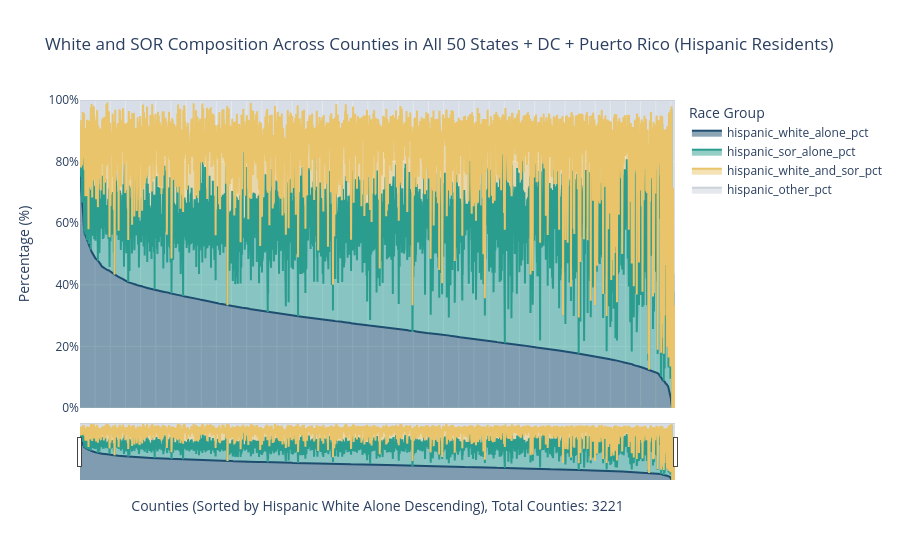
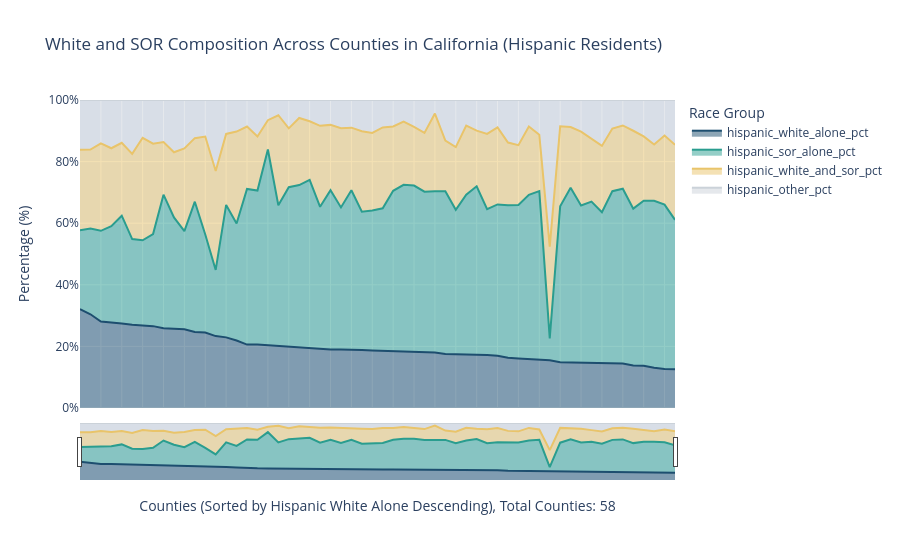
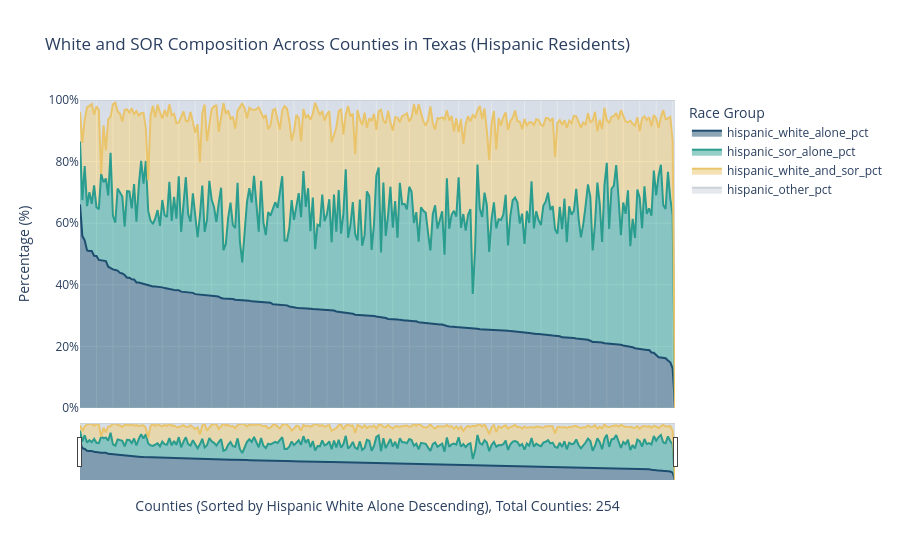
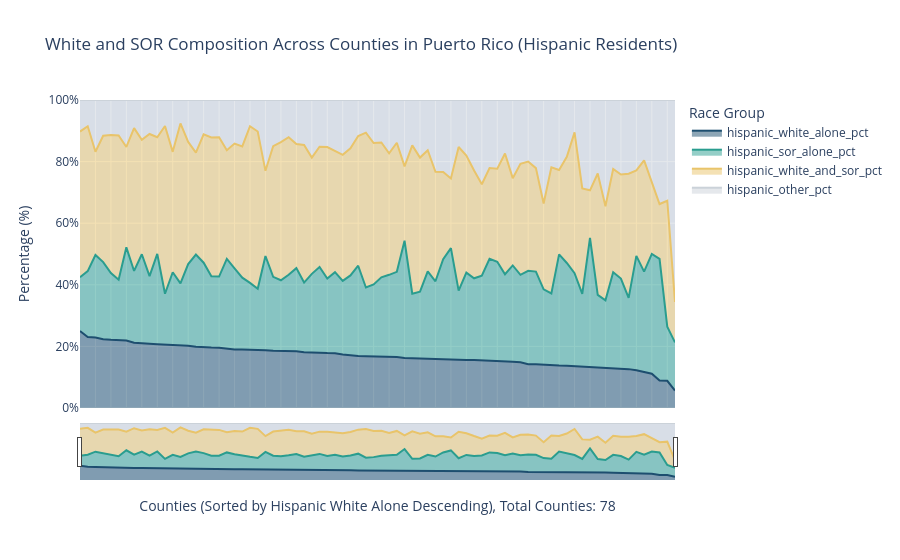

These figures' notebook cell, in order:
### Code cell
# Plot all counties across all states, DC, and Puerto Rico
plot_state_race_distributions(hispanic_latino_population_df, state_fips=None, state_name="All 50 States + DC + Puerto Rico", type="P2")

#Look at California counties only
plot_state_race_distributions(hispanic_latino_population_df, state_fips="06", state_name="California", type="P2")

# Look at Texas counties only
plot_state_race_distributions(hispanic_latino_population_df, state_fips="48", state_name="Texas", type="P2")

#Look at PR counties only
plot_state_race_distributions(hispanic_latino_population_df, state_fips="72", state_name="Puerto Rico", type="P2")
